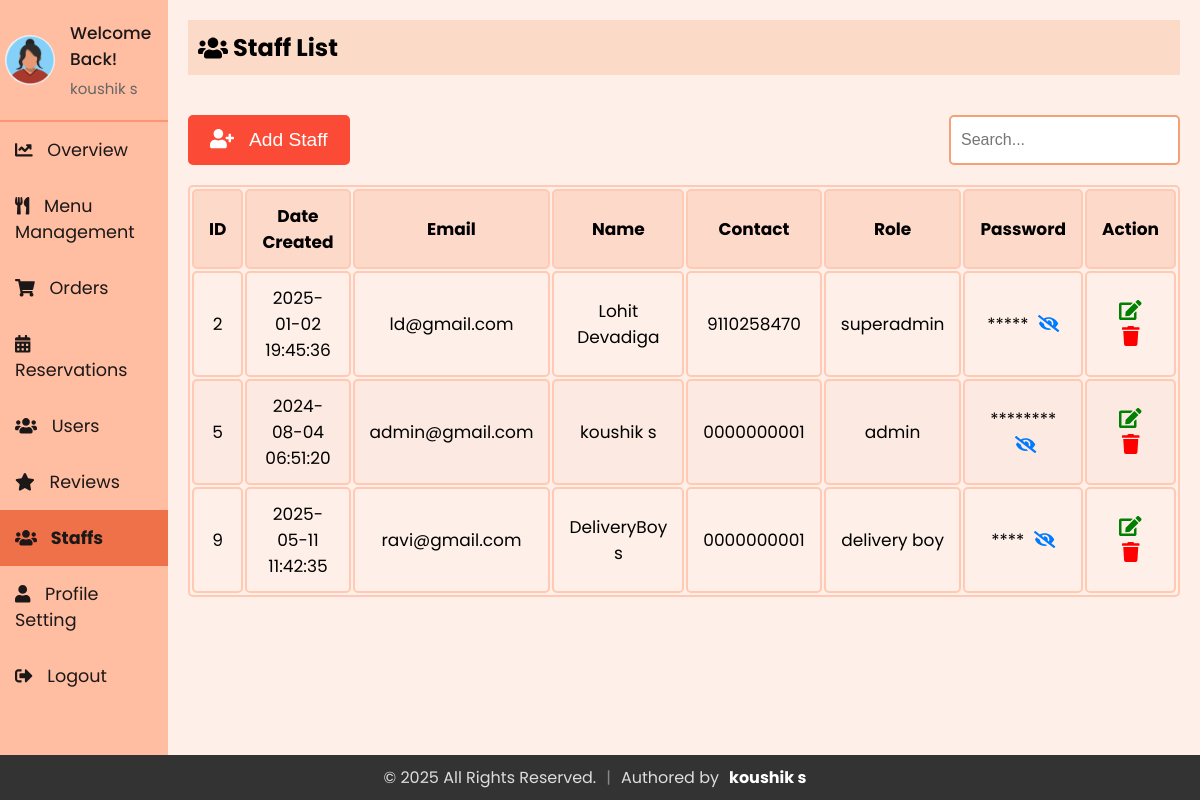
Screenshot of /Admin/staffs.php (signed in) with the database file from the repository.
### tables this page shows
CREATE TABLE `staff` (
  `id` int(11) NOT NULL,
  `firstName` varchar(50) NOT NULL,
  `lastName` varchar(50) NOT NULL,
  `email` varchar(100) NOT NULL,
  `contact` varchar(15) DEFAULT NULL,
  `role` enum('superadmin','admin','delivery boy','waiter') NOT NULL,
  `password` varchar(255) NOT NULL,
  `createdAt` timestamp NOT NULL DEFAULT current_timestamp(),
  `updatedAt` timestamp NOT NULL DEFAULT current_timestamp() ON UPDATE current_timestamp(),
  `profile_image` varchar(255) NOT NULL DEFAULT 'default.jpg'
);

### Admin/sidebar.php (called while the page is built, shortened)
<?php
include 'db_connection.php';
$admin_email = isset($_SESSION['email']) ? $_SESSION['email'] : '';
function getAdminInfo($email)
{
  global $conn;
  $stmt = $conn->prepare("SELECT firstName, lastName, email, profile_image FROM staff WHERE email = ?");
  $stmt->bind_param("s", $email);
  $stmt->execute();
  $stmt->bind_result($firstName, $lastName, $email,  $profile_image);
  return [
    'firstName' => $firstName ?: '',
    'lastName' => $lastName ?: '',
    'email' => $email ?: '',
    'profile_image' => $profile_image ?: 'default.jpg'
  ];
}
$admin_info = getAdminInfo($admin_email);
?>

### Admin/staffs.php (the view, shortened to what this page needs)
<?php
include 'db_connection.php';
$search = '';
?>
<?php
include 'sidebar.php';
?>
<!DOCTYPE html>
<html lang="en">
<head>
  <link rel="stylesheet" href="https://cdnjs.cloudflare.com/ajax/libs/font-awesome/5.15.3/css/all.min.css">
  <link rel="stylesheet" href="sidebar.css">
  <link rel="stylesheet" href="admin_user.css">
</head>
<body>
  <div class="sidebar">
    <div class="profile-section">
      <img src="../uploads/<?php echo htmlspecialchars($admin_info['profile_image']); ?>" alt="Profile Picture">
      <div class="info">
        <h3>Welcome Back!</h3>
        <p><?php echo htmlspecialchars($admin_info['firstName']) . ' ' . htmlspecialchars($admin_info['lastName']); ?></p>
      </div>
    </div>
    <ul>
      <li><a href="index.php"><i class="fas fa-chart-line" style="margin-right: 10px;"></i> Overview</a></li>
      <li><a href="admin_menu.php" ><i class="fas fa-utensils" style="margin-right: 10px;"></i> Menu Management</a></li>
      <li><a href="admin_orders.php"><i class="fas fa-shopping-cart" style="margin-right: 10px;"></i> Orders</a></li>
      <li><a href="reservations.php"><i class="fas fa-calendar-alt" style="margin-right: 10px;"></i> Reservations</a></li>
      <li><a href="users.php"><i class="fas fa-users" style="margin-right: 10px;"></i> Users</a></li>
      <li><a href="reviews.php"><i class="fas fa-star" style="margin-right: 10px;"></i> Reviews</a></li>
      <li><a href="staffs.php" class="active"><i class="fas fa-users" style="margin-right: 10px;"></i> Staffs</a></li>
      <li><a href="profile.php"><i class="fas fa-user" style="margin-right: 10px;"></i> Profile Setting</a></li>
      <li style="margin-right: 10px;"><a href="logout.php"><i class="fas fa-sign-out-alt" style="margin-right: 10px;"></i> Logout</a></li>
    </ul>
  </div>
  <div class="content">
    <div class="header">
      <h2><i class="fas fa-users"></i>&nbsp;Staff List</h2>
    </div>
    <div class="actions">
      <button onclick="openaddUserModal()"><i class="fas fa-user-plus"></i> &nbsp; Add Staff</button>
      <form method="POST" id="searchForm" class="search-bar">
        <input type="text" name="search" placeholder="Search..." value="<?php echo htmlspecialchars($search); ?>">
      </form>
    </div>
    <table id="userTable">
      <thead>
        <tr>
          <th>ID</th>
          <th>Date Created</th>
          <th>Email</th>
          <th>Name</th>
          <th>Contact</th>
          <th>Role</th>
          <th>Password</th>
          <th>Action</th>
        </tr>
      </thead>
      <tbody>
        <?php
        $sql = "SELECT * FROM staff";
        $result = $conn->query($sql);
        if ($result->num_rows > 0) {
          while ($row = $result->fetch_assoc()) {
            $passwordMasked = str_repeat('*', strlen($row['password']));
            echo "<tr>
                      <td>{$row['id']}</td>
                      <td>{$row['createdAt']}</td>
                      <td>{$row['email']}</td>
                      <td>{$row['firstName']} {$row['lastName']}</td>
                      <td>{$row['contact']}</td>
                      <td>{$row['role']}</td>
                      <td>
                          <span class='password-masked'>{$passwordMasked}</span>
                          <span class='password-visible' style='display: none;'>{$row['password']}</span>
                          <i class='fas fa-eye-slash toggle-password' onclick='togglePassword(this)'></i>
                      </td>
                      <td>
                          <button id='editbtn' onclick='openEditUserModal(this)' data-email='{$row['email']}' data-firstname='{$row['firstName']}' data-lastname='{$row['lastName']}' data-contact='{$row['contact']}' data-role='{$row['role']}' data-password='{$row['password']}'><i class='fas fa-edit'></i></button>
                          <button id='deletebtn' onclick=\"deleteItem('{$row['email']}')\"><i class='fas fa-trash'></i></button>
                      </td>
                  </tr>";
          }
        } else {
          echo "<tr><td colspan='8' style='text-align: center;'>No Users Found</td></tr>";
        }
        ?>
      </tbody>
    </table>
  </div>
</body>
</html>

### Admin/sidebar.css (style rules this page uses)
* { margin: 0; padding: 0; box-sizing: border-box; }
body { background: #fef0e8; font-family: "Poppins", sans-serif; display: flex; flex-direction: row; margin: 0; }
.sidebar { width: 250px; background-color: #ffbda1; color: #1d1818; overflow: auto; position: relative; min-height: 100vh; font-size: 1.1rem }
.sidebar ul li a { display: block; padding: 15px; text-decoration: none; color: #1d1818; transition: background-color 0.3s; }
.sidebar ul li a.active { background-color:#ee7149; font-weight: bold; }
.sidebar ul { list-style-type: none; padding: 0; }
.content { flex: 1; padding: 20px; }
.header { padding: 10px; background-color: #fbdac7; margin-bottom: 20px; display: flex; align-items: center; }
.header h2 { display: flex; align-items: center; }
.profile-section { padding: 20px 5px 20px 5px; display: flex; align-items: center; border-bottom: 2px solid rgba(253, 108, 77, 0.5); }
.profile-section img { width: 50px; height: 50px; border-radius: 50%; margin-right: 15px; }
.profile-section .info { flex-grow: 1; }
.profile-section .info h3 { margin: 0; font-size: 17px; font-weight: 500; }
.profile-section .info p { margin: 5px 0 0; font-size: 15px; color: #666; }
.sidebar ul li a.active { font-weight: bold; }

### Admin/admin_user.css (style rules this page uses)
* { margin: 0; padding: 0; }
body { background: #fef0e8; font-family: "Poppins", sans-serif; margin: 0; }
.content { margin-bottom: 40px; }
.actions { display: flex; justify-content: space-between; align-items: center; margin-top: 40px; margin-bottom: 20px; }
#userTable td { position: relative; }
#userTable .fa-eye, #userTable .fa-eye-slash { cursor: pointer; margin-left: 5px; color: #007bff; }
.search-bar input { padding: 14px 10px; font-size: 16px; border-radius: 5px; border: 2px solid #f4a178; cursor: pointer; outline: none; }
.header { padding: 10px; background-color: #fbdac7; margin-bottom: 20px; display: flex; align-items: center; }
table { width: 100%; border: 2px solid #ffc9b3; font-size: 17px; text-align: center; cursor: pointer; border-radius: 5px; }
table th, table td { padding: 12px 15px; border: 2px solid #ffc9b3; border-radius: 5px; }
table th { background-color: #fdd9c9; }
table tr:nth-of-type(even) { background-color: #fce9e2; }
button { background-color: #fb4a36; color: white; border: 2px solid #fb4a36; padding: 12px 20px; cursor: pointer; border-radius: 5px; transition: all 0.3s ease; font-size: 1.2rem; }
#editbtn, #deletebtn { font-size: 20px; background: none; border: none; padding: 0 0 0 0; outline: none; cursor: pointer; padding: 0 5px 0 5px; }
#editbtn { color: green; }
#deletebtn { color: red; }
.sidebar ul li a.active { font-weight: bold; }

### Admin/staffs.php (style rules this page uses)
.sidebar ul li a.active { font-weight: bold; }

### rows the page displays
staff: profile_image (picture), firstName "koushik", lastName "s", id "5", createdAt "2024-08-04 06:51:20", email "admin@gmail.com", contact "0000000001", role "admin", password "********"
staff: id "2", createdAt "2025-01-02 19:45:36", email "ld@gmail.com", firstName "Lohit", lastName "Devadiga", contact "9110258470", role "superadmin", password "*****"
staff: id "9", createdAt "2025-05-11 11:42:35", email "ravi@gmail.com", firstName "DeliveryBoy", lastName "s", contact "0000000001", role "delivery boy", password "****"
